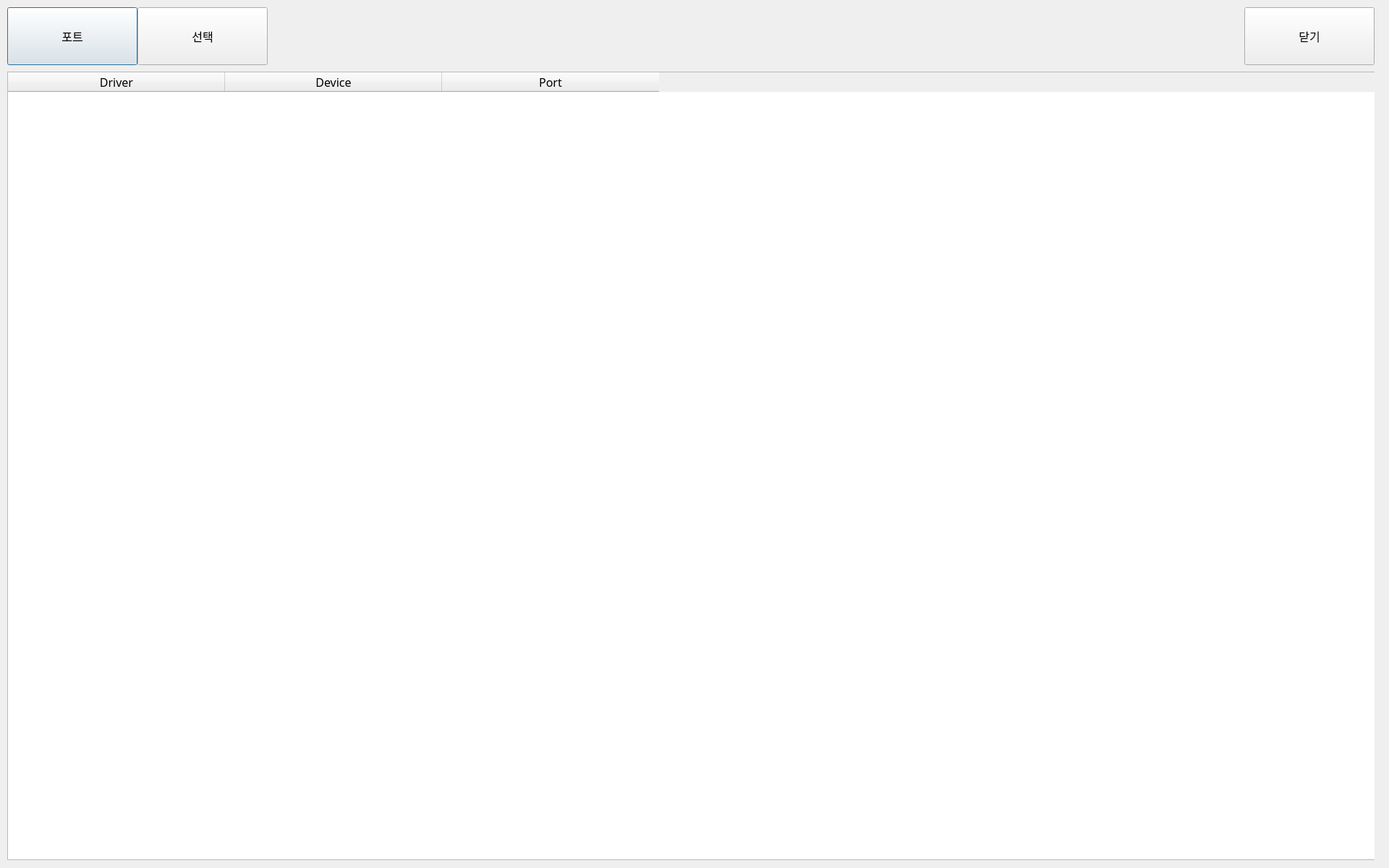
<?xml version="1.0" encoding="UTF-8"?>
<ui version="4.0">
 <class>CComMonSelect</class>
 <widget class="QDialog" name="CComMonSelect">
  <property name="geometry">
   <rect>
    <x>0</x>
    <y>0</y>
    <width>1920</width>
    <height>1200</height>
   </rect>
  </property>
  <property name="font">
   <font>
    <family>나눔고딕코딩</family>
    <pointsize>12</pointsize>
   </font>
  </property>
  <property name="windowTitle">
   <string>Dialog</string>
  </property>
  <widget class="QPushButton" name="btnPortSelect">
   <property name="geometry">
    <rect>
     <x>10</x>
     <y>10</y>
     <width>180</width>
     <height>80</height>
    </rect>
   </property>
   <property name="font">
    <font>
     <pointsize>12</pointsize>
    </font>
   </property>
   <property name="text">
    <string>포트</string>
   </property>
   <property name="checkable">
    <bool>true</bool>
   </property>
  </widget>
  <widget class="QPushButton" name="ok">
   <property name="geometry">
    <rect>
     <x>190</x>
     <y>10</y>
     <width>180</width>
     <height>80</height>
    </rect>
   </property>
   <property name="font">
    <font>
     <pointsize>12</pointsize>
    </font>
   </property>
   <property name="text">
    <string>선택</string>
   </property>
  </widget>
  <widget class="QStackedWidget" name="stackedWidget">
   <property name="geometry">
    <rect>
     <x>0</x>
     <y>90</y>
     <width>1900</width>
     <height>1110</height>
    </rect>
   </property>
   <property name="font">
    <font>
     <pointsize>12</pointsize>
    </font>
   </property>
   <property name="currentIndex">
    <number>0</number>
   </property>
   <widget class="QWidget" name="page">
    <widget class="QTableWidget" name="tableWidgetComm">
     <property name="geometry">
      <rect>
       <x>10</x>
       <y>9</y>
       <width>1900</width>
       <height>1090</height>
      </rect>
     </property>
     <property name="font">
      <font>
       <family>나눔고딕코딩</family>
       <pointsize>12</pointsize>
      </font>
     </property>
     <property name="editTriggers">
      <set>QAbstractItemView::NoEditTriggers</set>
     </property>
     <property name="alternatingRowColors">
      <bool>true</bool>
     </property>
     <property name="selectionMode">
      <enum>QAbstractItemView::SingleSelection</enum>
     </property>
     <property name="selectionBehavior">
      <enum>QAbstractItemView::SelectRows</enum>
     </property>
     <property name="sortingEnabled">
      <bool>true</bool>
     </property>
     <attribute name="horizontalHeaderDefaultSectionSize">
      <number>300</number>
     </attribute>
     <column>
      <property name="text">
       <string>Driver</string>
      </property>
      <property name="font">
       <font>
        <pointsize>12</pointsize>
       </font>
      </property>
     </column>
     <column>
      <property name="text">
       <string>Device</string>
      </property>
      <property name="font">
       <font>
        <pointsize>12</pointsize>
       </font>
      </property>
     </column>
     <column>
      <property name="text">
       <string>Port</string>
      </property>
      <property name="font">
       <font>
        <family>나눔고딕</family>
        <pointsize>12</pointsize>
       </font>
      </property>
     </column>
    </widget>
   </widget>
   <widget class="QWidget" name="page_2">
    <widget class="QTableWidget" name="tableWidgetPort">
     <property name="geometry">
      <rect>
       <x>10</x>
       <y>10</y>
       <width>1891</width>
       <height>1090</height>
      </rect>
     </property>
     <property name="font">
      <font>
       <family>나눔고딕코딩</family>
       <pointsize>12</pointsize>
      </font>
     </property>
     <property name="editTriggers">
      <set>QAbstractItemView::NoEditTriggers</set>
     </property>
     <property name="alternatingRowColors">
      <bool>true</bool>
     </property>
     <property name="selectionMode">
      <enum>QAbstractItemView::SingleSelection</enum>
     </property>
     <property name="selectionBehavior">
      <enum>QAbstractItemView::SelectRows</enum>
     </property>
     <property name="sortingEnabled">
      <bool>true</bool>
     </property>
     <attribute name="horizontalHeaderDefaultSectionSize">
      <number>1000</number>
     </attribute>
     <column>
      <property name="text">
       <string>Port</string>
      </property>
      <property name="font">
       <font>
        <family>나눔고딕_코딩</family>
        <pointsize>12</pointsize>
       </font>
      </property>
     </column>
    </widget>
   </widget>
  </widget>
  <widget class="QPushButton" name="close">
   <property name="geometry">
    <rect>
     <x>1720</x>
     <y>10</y>
     <width>180</width>
     <height>80</height>
    </rect>
   </property>
   <property name="font">
    <font>
     <pointsize>12</pointsize>
    </font>
   </property>
   <property name="text">
    <string>닫기</string>
   </property>
  </widget>
 </widget>
 <resources/>
 <connections>
  <connection>
   <sender>close</sender>
   <signal>clicked()</signal>
   <receiver>CComMonSelect</receiver>
   <slot>reject()</slot>
   <hints>
    <hint type="sourcelabel">
     <x>939</x>
     <y>34</y>
    </hint>
    <hint type="destinationlabel">
     <x>511</x>
     <y>299</y>
    </hint>
   </hints>
  </connection>
 </connections>
</ui>
